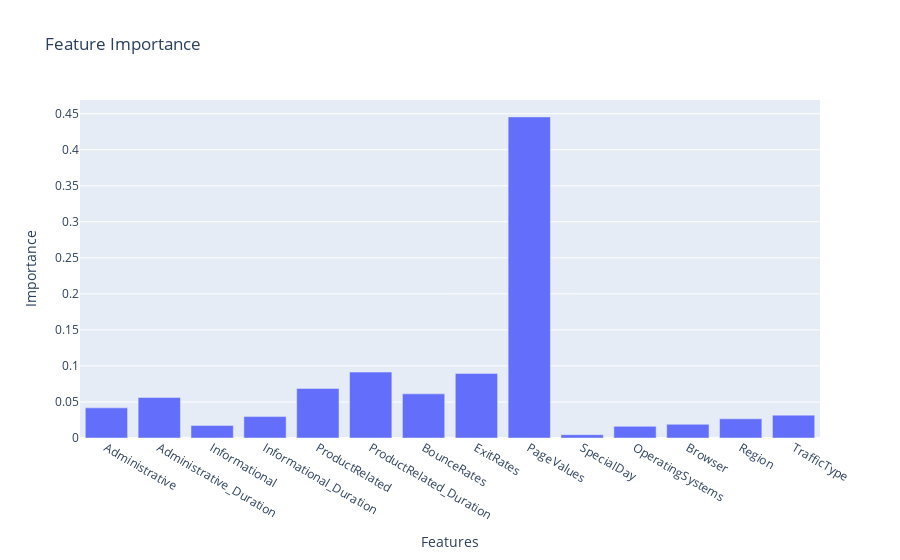

Notebook code for this chart:
### Markdown cell above
## Exercise 7. (Feature Importance, 10 points)
1. (5 points) For a Random Forest with 100 trees and a maximum depth of 14, create a bar chart showing the importance of each individual feature with regard to its contribution in random forest.

### Code cell
clf = RandomForestClassifier(
                                n_estimators=100,
                                max_depth=14,
                                random_state=1)

clf.fit(X_train, y_train)

y_test_pred = clf.predict(X_test)

px.bar(x=df.columns, y=clf.feature_importances_, title='Feature Importance', labels={'x': 'Features', 'y': 'Importance'})

### Figure 1 — Plotly figure (JSON) as saved in the notebook; plotly's stock layout.template omitted (floating-point values rounded to 4 significant figures)
{"data": [{"alignmentgroup": "True", "hovertemplate": "Features=%{x}<br>Importance=%{y}<extra></extra>", "legendgroup": "", "marker": {"color": "#636efa", "pattern": {"shape": ""}}, "name": "", "offsetgroup": "", "orientation": "v", "showlegend": false, "textposition": "auto", "type": "bar", "x": ["Administrative", "Administrative_Duration", "Informational", "Informational_Duration", "ProductRelated", "ProductRelated_Duration", "BounceRates", "ExitRates", "PageValues", "SpecialDay", "OperatingSystems", "Browser", "Region", "TrafficType"], "xaxis": "x", "y": [0.04181, 0.05622, 0.01745, 0.02973, 0.0688, 0.09146, 0.06127, 0.08964, 0.4456, 0.004584, 0.01616, 0.01901, 0.02663, 0.03168], "yaxis": "y"}], "layout": {"barmode": "relative", "legend": {"tracegroupgap": 0}, "title": {"text": "Feature Importance"}, "xaxis": {"anchor": "y", "domain": [0, 1], "title": {"text": "Features"}}, "yaxis": {"anchor": "x", "domain": [0, 1], "title": {"text": "Importance"}}}}
